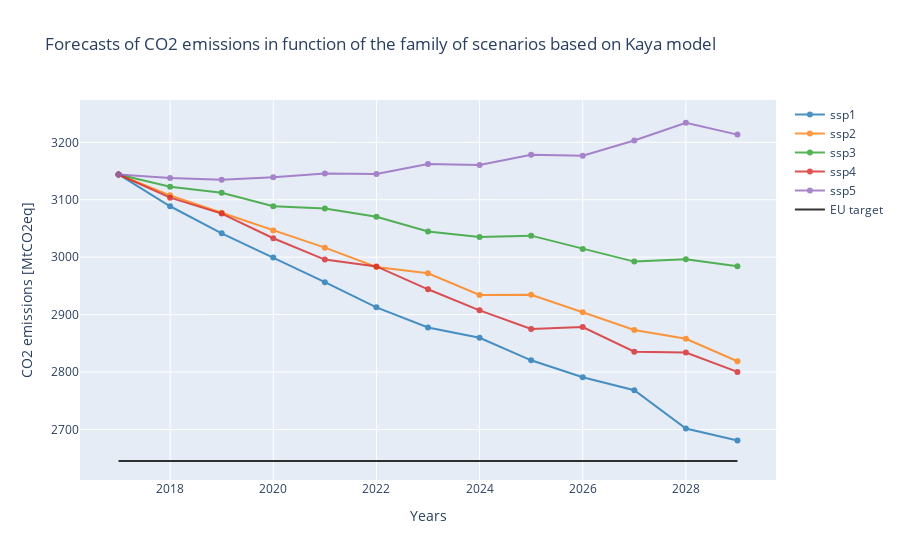
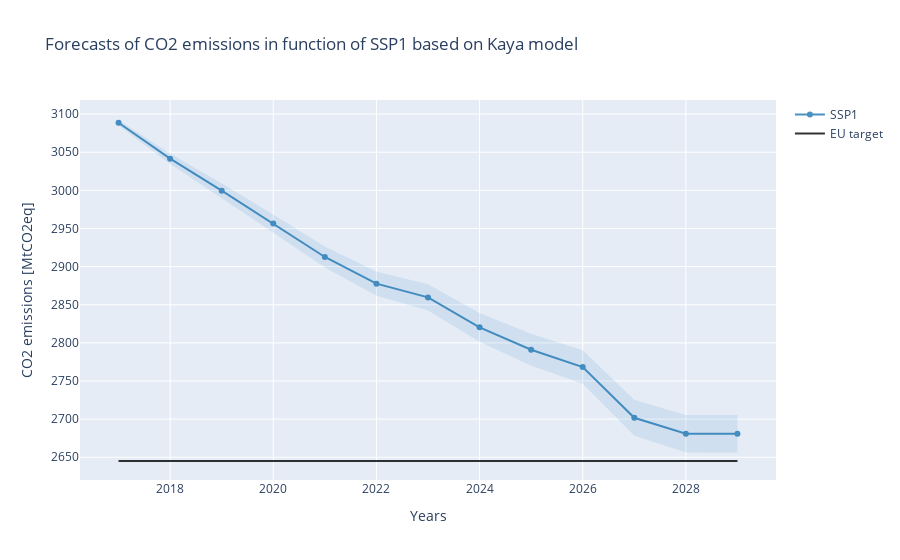
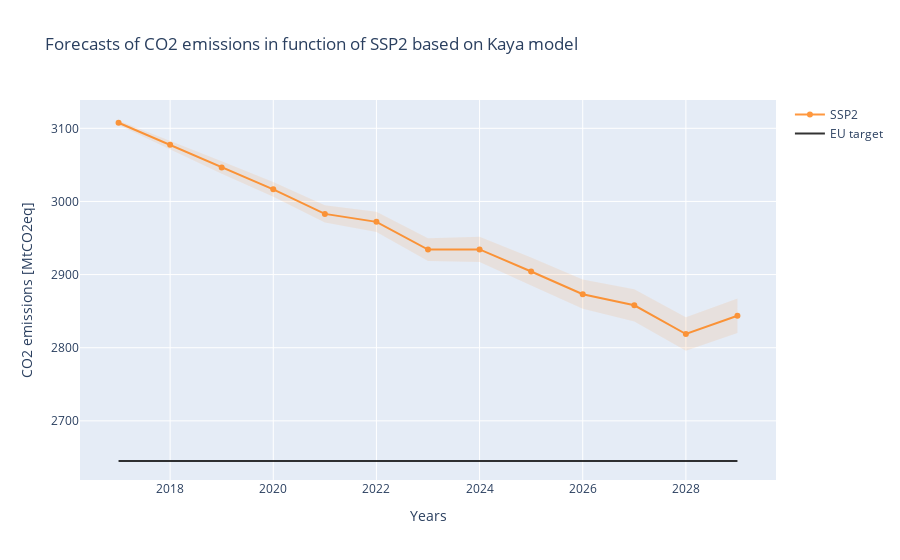
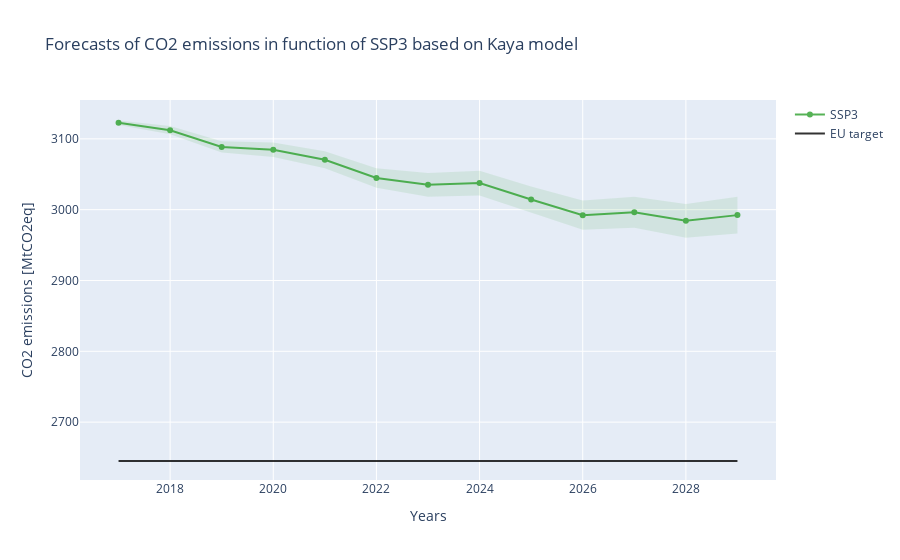

Notebook cell for these charts, in order:
### Code cell
samples = 1000

emi_kaya_triangular = get_carbon_emissions(samples, distri='triangular', show=True)

emi_kaya_normal = get_carbon_emissions(samples, distri='normal', show=True)
emi_kaya_rates_normal = get_carbon_emissions(100,'normal', file_rates, show=True)
emi_kaya_rates_triangular = get_carbon_emissions(samples, 'triangular', file_rates, show=True)
real_proj = show_real_projections(file_real_proj, show=True)
show_goals([emi_kaya_normal, emi_kaya_rates_normal, real_proj],
           name = ['Kaya model', 'Derivative of Kaya model', 'Projection', 'Target'], show=True)
projection_vs_forecasts([emi_kaya_normal, emi_kaya_rates_normal, real_proj],
                        name=['Kaya model', 'Derivative of Kaya model', 'Projections'], show=True)

### Figure 1 — Plotly figure (JSON) as saved in the notebook; plotly's stock layout.template omitted (floating-point values rounded to 4 significant figures)
{"data": [{"line": {"color": "#1f77b4"}, "name": "ssp1", "opacity": 0.8, "type": "scatter", "x": [2017, 2018, 2019, 2020, 2021, 2022, 2023, 2024, 2025, 2026, 2027, 2028, 2029], "y": [3144, 3089.0, 3042.0, 3000.0, 2956.0, 2913.0, 2878.0, 2860.0, 2820.0, 2791.0, 2768.0, 2702.0, 2681.0, 2681.0]}, {"line": {"color": "#ff7f0e"}, "name": "ssp2", "opacity": 0.8, "type": "scatter", "x": [2017, 2018, 2019, 2020, 2021, 2022, 2023, 2024, 2025, 2026, 2027, 2028, 2029], "y": [3144, 3108.0, 3077.0, 3046.0, 3017.0, 2983.0, 2972.0, 2934.0, 2934.0, 2904.0, 2873.0, 2858.0, 2819.0, 2844.0]}, {"line": {"color": "#2ca02c"}, "name": "ssp3", "opacity": 0.8, "type": "scatter", "x": [2017, 2018, 2019, 2020, 2021, 2022, 2023, 2024, 2025, 2026, 2027, 2028, 2029], "y": [3144, 3123.0, 3112.0, 3089.0, 3085.0, 3070.0, 3045.0, 3035.0, 3037.0, 3014.0, 2992.0, 2996.0, 2984.0, 2992.0]}, {"line": {"color": "#d62728"}, "name": "ssp4", "opacity": 0.8, "type": "scatter", "x": [2017, 2018, 2019, 2020, 2021, 2022, 2023, 2024, 2025, 2026, 2027, 2028, 2029], "y": [3144, 3104.0, 3076.0, 3033.0, 2996.0, 2984.0, 2944.0, 2907.0, 2875.0, 2878.0, 2835.0, 2834.0, 2800.0, 2771.0]}, {"line": {"color": "#9467bd"}, "name": "ssp5", "opacity": 0.8, "type": "scatter", "x": [2017, 2018, 2019, 2020, 2021, 2022, 2023, 2024, 2025, 2026, 2027, 2028, 2029], "y": [3144, 3138.0, 3135.0, 3139.0, 3146.0, 3145.0, 3162.0, 3160.0, 3178.0, 3176.0, 3203.0, 3234.0, 3213.0, 3238.0]}, {"line": {"color": "Black"}, "mode": "lines", "name": "EU target", "opacity": 0.8, "type": "scatter", "x": [2017, 2018, 2019, 2020, 2021, 2022, 2023, 2024, 2025, 2026, 2027, 2028, 2029], "y": [2645.0, 2645.0, 2645.0, 2645.0, 2645.0, 2645.0, 2645.0, 2645.0, 2645.0, 2645.0, 2645.0, 2645.0, 2645.0]}], "layout": {"title": {"text": "Forecasts of CO2 emissions in function of the family of scenarios based on Kaya model"}, "xaxis": {"title": {"text": "Years"}}, "yaxis": {"title": {"text": "CO2 emissions [MtCO2eq]"}}}}

### Figure 2 — Plotly figure (JSON) as saved in the notebook; plotly's stock layout.template omitted (floating-point values rounded to 4 significant figures)
{"data": [{"fill": "toself", "fillcolor": "#1f77b4", "line": {"color": "rgba(0, 0, 0, 0)"}, "name": "SSP1", "opacity": 0.1, "showlegend": false, "type": "scatter", "x": [2017, 2018, 2019, 2020, 2021, 2022, 2023, 2024, 2025, 2026, 2027, 2028, 2029, 2029, 2028, 2027, 2026, 2025, 2024, 2023, 2022, 2021, 2020, 2019, 2018, 2017], "y": [3092.0, 3048.0, 3009.0, 2968.0, 2926.0, 2894.0, 2877.0, 2839.0, 2812.0, 2790.0, 2725.0, 2706.0, 2705.0, 2656.0, 2656.0, 2678.0, 2746.0, 2770.0, 2802.0, 2842.0, 2862.0, 2899.0, 2944.0, 2990.0, 3035.0, 3085.0]}, {"line": {"color": "#1f77b4"}, "name": "SSP1", "opacity": 0.8, "type": "scatter", "x": [2017, 2018, 2019, 2020, 2021, 2022, 2023, 2024, 2025, 2026, 2027, 2028, 2029], "y": [3089.0, 3042.0, 3000.0, 2956.0, 2913.0, 2878.0, 2860.0, 2820.0, 2791.0, 2768.0, 2702.0, 2681.0, 2681.0]}, {"line": {"color": "Black"}, "mode": "lines", "name": "EU target", "opacity": 0.8, "type": "scatter", "x": [2017, 2018, 2019, 2020, 2021, 2022, 2023, 2024, 2025, 2026, 2027, 2028, 2029], "y": [2645.0, 2645.0, 2645.0, 2645.0, 2645.0, 2645.0, 2645.0, 2645.0, 2645.0, 2645.0, 2645.0, 2645.0, 2645.0]}], "layout": {"title": {"text": "Forecasts of CO2 emissions in function of SSP1 based on Kaya model"}, "xaxis": {"title": {"text": "Years"}}, "yaxis": {"title": {"text": "CO2 emissions [MtCO2eq]"}}}}

### Figure 3 — Plotly figure (JSON) as saved in the notebook; plotly's stock layout.template omitted (floating-point values rounded to 4 significant figures)
{"data": [{"fill": "toself", "fillcolor": "#ff7f0e", "line": {"color": "rgba(0, 0, 0, 0)"}, "name": "SSP2", "opacity": 0.1, "showlegend": false, "type": "scatter", "x": [2017, 2018, 2019, 2020, 2021, 2022, 2023, 2024, 2025, 2026, 2027, 2028, 2029, 2029, 2028, 2027, 2026, 2025, 2024, 2023, 2022, 2021, 2020, 2019, 2018, 2017], "y": [3111.0, 3083.0, 3055.0, 3027.0, 2995.0, 2986.0, 2950.0, 2952.0, 2923.0, 2893.0, 2880.0, 2842.0, 2867.0, 2820.0, 2796.0, 2836.0, 2853.0, 2885.0, 2917.0, 2919.0, 2958.0, 2971.0, 3006.0, 3038.0, 3072.0, 3104.0]}, {"line": {"color": "#ff7f0e"}, "name": "SSP2", "opacity": 0.8, "type": "scatter", "x": [2017, 2018, 2019, 2020, 2021, 2022, 2023, 2024, 2025, 2026, 2027, 2028, 2029], "y": [3108.0, 3077.0, 3046.0, 3017.0, 2983.0, 2972.0, 2934.0, 2934.0, 2904.0, 2873.0, 2858.0, 2819.0, 2844.0]}, {"line": {"color": "Black"}, "mode": "lines", "name": "EU target", "opacity": 0.8, "type": "scatter", "x": [2017, 2018, 2019, 2020, 2021, 2022, 2023, 2024, 2025, 2026, 2027, 2028, 2029], "y": [2645.0, 2645.0, 2645.0, 2645.0, 2645.0, 2645.0, 2645.0, 2645.0, 2645.0, 2645.0, 2645.0, 2645.0, 2645.0]}], "layout": {"title": {"text": "Forecasts of CO2 emissions in function of SSP2 based on Kaya model"}, "xaxis": {"title": {"text": "Years"}}, "yaxis": {"title": {"text": "CO2 emissions [MtCO2eq]"}}}}

### Figure 4 — Plotly figure (JSON) as saved in the notebook; plotly's stock layout.template omitted (floating-point values rounded to 4 significant figures)
{"data": [{"fill": "toself", "fillcolor": "#2ca02c", "line": {"color": "rgba(0, 0, 0, 0)"}, "name": "SSP3", "opacity": 0.1, "showlegend": false, "type": "scatter", "x": [2017, 2018, 2019, 2020, 2021, 2022, 2023, 2024, 2025, 2026, 2027, 2028, 2029, 2029, 2028, 2027, 2026, 2025, 2024, 2023, 2022, 2021, 2020, 2019, 2018, 2017], "y": [3126.0, 3118.0, 3097.0, 3095.0, 3082.0, 3058.0, 3052.0, 3055.0, 3033.0, 3013.0, 3018.0, 3008.0, 3018.0, 2966.0, 2960.0, 2974.0, 2972.0, 2996.0, 3020.0, 3018.0, 3031.0, 3058.0, 3074.0, 3081.0, 3106.0, 3120.0]}, {"line": {"color": "#2ca02c"}, "name": "SSP3", "opacity": 0.8, "type": "scatter", "x": [2017, 2018, 2019, 2020, 2021, 2022, 2023, 2024, 2025, 2026, 2027, 2028, 2029], "y": [3123.0, 3112.0, 3089.0, 3085.0, 3070.0, 3045.0, 3035.0, 3037.0, 3014.0, 2992.0, 2996.0, 2984.0, 2992.0]}, {"line": {"color": "Black"}, "mode": "lines", "name": "EU target", "opacity": 0.8, "type": "scatter", "x": [2017, 2018, 2019, 2020, 2021, 2022, 2023, 2024, 2025, 2026, 2027, 2028, 2029], "y": [2645.0, 2645.0, 2645.0, 2645.0, 2645.0, 2645.0, 2645.0, 2645.0, 2645.0, 2645.0, 2645.0, 2645.0, 2645.0]}], "layout": {"title": {"text": "Forecasts of CO2 emissions in function of SSP3 based on Kaya model"}, "xaxis": {"title": {"text": "Years"}}, "yaxis": {"title": {"text": "CO2 emissions [MtCO2eq]"}}}}
